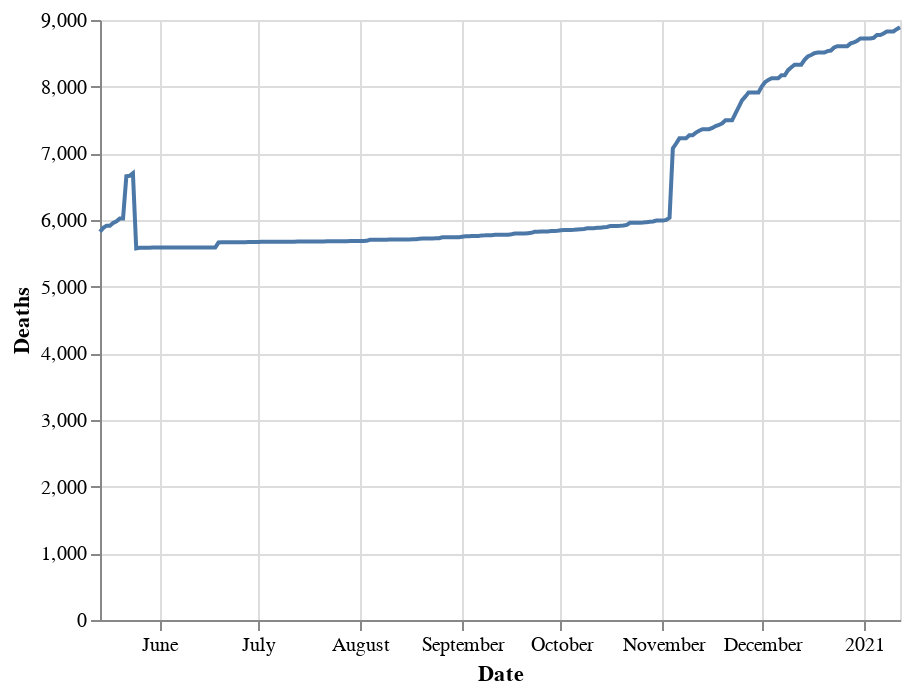

The notebook cell this image was saved under:
### Markdown cell above
Si volem mostrar les dades gràficament fem servir l'instrucció `alt.Chart` on cal indicar la taula (df) amb o sense condicions per filtrar les files, el tipus de gràfic (mark_line en l'exemple que ve a continuació) i quina és la variable x i y que, en l'exemple següent són Date per les x i Deaths per les y

### Code cell
alt.Chart(df[df.Combined_Key=='Catalonia, Spain']).mark_line().encode(x='Date:T', y='Deaths')

### Figure 1 — Vega-Lite specification as saved in the notebook (floating-point values rounded to 4 significant figures; data arrays with more than 128 entries replaced by an {"elided": "..."} marker saying what was removed)
{"config": {"view": {"continuousWidth": 400, "continuousHeight": 300}}, "data": {"name": "data-31fa6ade5deadd77f396033b523494f7"}, "mark": "line", "encoding": {"x": {"type": "temporal", "field": "Date"}, "y": {"type": "quantitative", "field": "Deaths"}}, "$schema": "https://vega.github.io/schema/vega-lite/v4.8.1.json", "datasets": {"data-31fa6ade5deadd77f396033b523494f7": {"elided": "244 records"}}}
